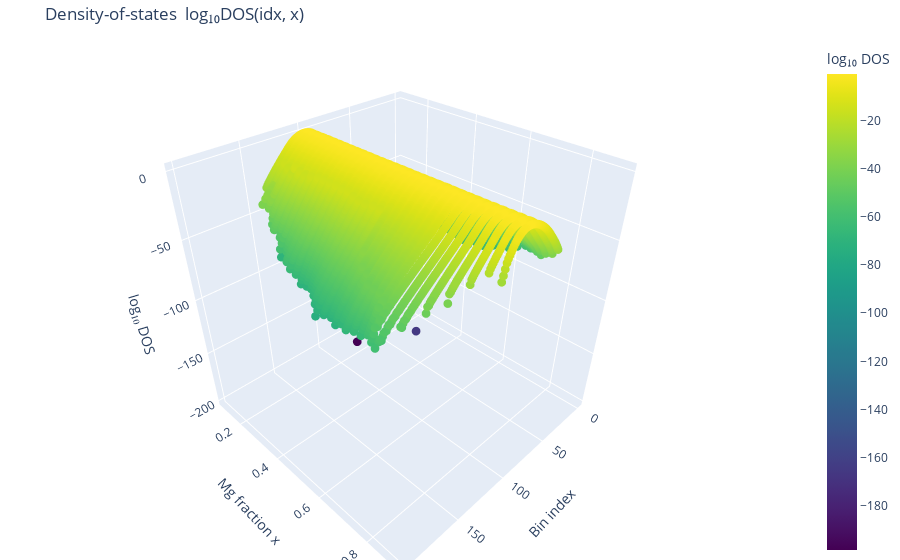
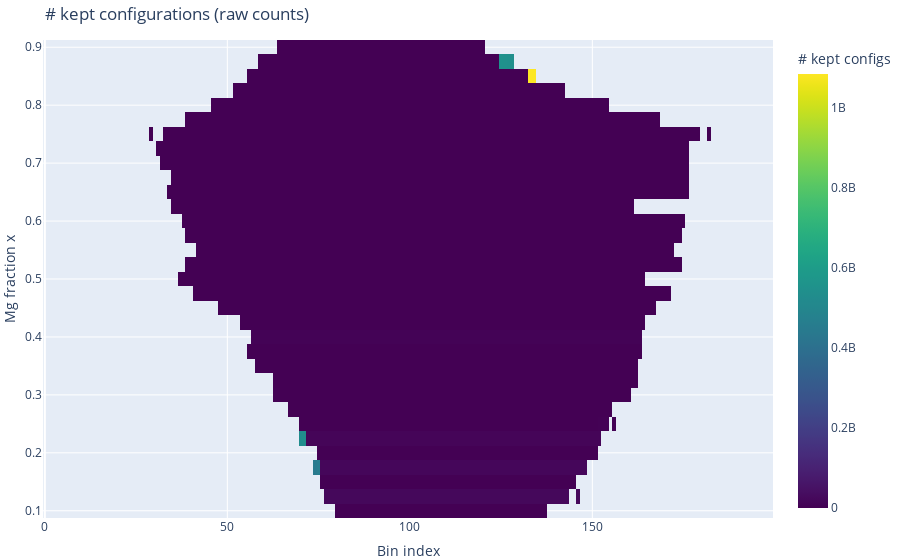

The notebook cell these images were saved under, in order:
### Code cell
import tc.sampler_data
import tc.wang_landau
import os

data_list = [tc.sampler_data.load_sampler_data(os.path.join('samplers', str(supercell_size), f"sampler_{round(1000 * ratio)}.npz")) for ratio in ratios]
dos_mat = tc.wang_landau.compute_dos_matrix(data_list)
for ratio, sample in zip(ratios, data_list):
    print(f"[ratio {ratio:.3f}]  final mod-factor = {sample.mod_factor_trace[-1]:.3e}")
fig = tc.wang_landau.plot_dos_surface(ratios, dos_mat, mode="scatter", engine="plotly")
fig.show()
hist_mat  = tc.wang_landau.compute_histogram_matrix(data_list)   # prints final mod-factors
fig = tc.wang_landau.plot_hist_heatmap(ratios, hist_mat, engine="plotly")
fig.show()

### Figure 1 — Plotly figure (JSON) as saved in the notebook; plotly's stock layout.template omitted (floating-point values rounded to 4 significant figures; data arrays with more than 128 entries replaced by an {"elided": "..."} marker saying what was removed)
{"data": [{"marker": {"color": {"elided": "6600 float values"}, "colorbar": {"title": {"text": "log₁₀ DOS"}}, "colorscale": {"elided": "256x2 mixed values"}, "size": 3}, "mode": "markers", "type": "scatter3d", "x": {"elided": "6600 int values"}, "y": {"elided": "6600 float values"}, "z": {"elided": "6600 float values"}}], "layout": {"margin": {"b": 0, "l": 0, "r": 0, "t": 40}, "scene": {"xaxis": {"title": {"text": "Bin index"}}, "yaxis": {"title": {"text": "Mg fraction x"}}, "zaxis": {"title": {"text": "log₁₀ DOS"}}}, "title": {"text": "Density-of-states  log₁₀DOS(idx, x)"}}}

### Figure 2 — Plotly figure (JSON) as saved in the notebook; plotly's stock layout.template omitted (floating-point values rounded to 4 significant figures; data arrays with more than 128 entries replaced by an {"elided": "..."} marker saying what was removed)
{"data": [{"colorbar": {"title": {"text": "# kept configs"}}, "colorscale": {"elided": "256x2 mixed values"}, "type": "heatmap", "x": {"elided": "200 int values"}, "y": [0.1, 0.125, 0.15, 0.175, 0.2, 0.225, 0.25, 0.275, 0.3, 0.325, 0.35, 0.375, 0.4, 0.425, 0.45, 0.475, 0.5, 0.525, 0.55, 0.575, 0.6, 0.625, 0.65, 0.675, 0.7, 0.725, 0.75, 0.775, 0.8, 0.825, 0.85, 0.875, 0.9], "z": {"elided": "33x200 float values"}}], "layout": {"margin": {"b": 0, "l": 0, "r": 0, "t": 40}, "title": {"text": "# kept configurations (raw counts)"}, "xaxis": {"title": {"text": "Bin index"}}, "yaxis": {"title": {"text": "Mg fraction x"}}}}
